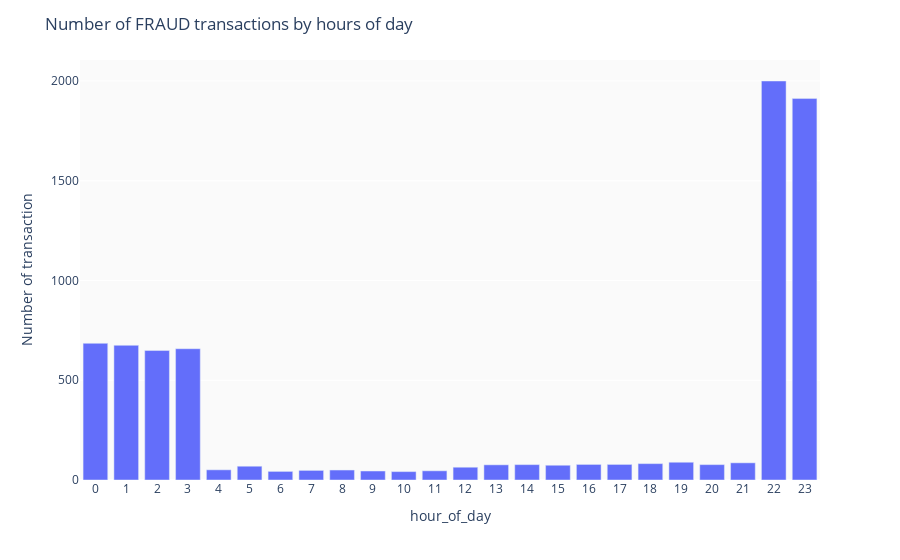

Notebook code for this chart:
### Code cell
df_ = df_train[df_train.is_fraud==1].groupby(by='hour_of_day').agg({'transaction_id':'count'}).reset_index()

fig = px.bar(data_frame=df_,
       x='hour_of_day',
       y='transaction_id',
       labels={'transaction_id':'Number of transaction'})

fig.update_layout(
    title=dict(
        text='Number of FRAUD transactions by hours of day'
    ),
    plot_bgcolor='#fafafa'
)

fig.update_xaxes(type='category')

### Figure 1 — Plotly figure (JSON) as saved in the notebook; plotly's stock layout.template omitted (floating-point values rounded to 4 significant figures)
{"data": [{"alignmentgroup": "True", "hovertemplate": "hour_of_day=%{x}<br>Number of transaction=%{y}<extra></extra>", "legendgroup": "", "marker": {"color": "#636efa", "pattern": {"shape": ""}}, "name": "", "offsetgroup": "", "orientation": "v", "showlegend": false, "textposition": "auto", "type": "bar", "x": [0, 1, 2, 3, 4, 5, 6, 7, 8, 9, 10, 11, 12, 13, 14, 15, 16, 17, 18, 19, 20, 21, 22, 23], "xaxis": "x", "y": [685, 675, 649, 658, 51, 69, 43, 48, 50, 45, 42, 46, 64, 76, 77, 74, 78, 78, 82, 89, 77, 86, 2000, 1912], "yaxis": "y"}], "layout": {"barmode": "relative", "legend": {"tracegroupgap": 0}, "margin": {"t": 60}, "plot_bgcolor": "#fafafa", "title": {"text": "Number of FRAUD transactions by hours of day"}, "xaxis": {"anchor": "y", "domain": [0, 1], "title": {"text": "hour_of_day"}, "type": "category"}, "yaxis": {"anchor": "x", "domain": [0, 1], "title": {"text": "Number of transaction"}}}}
